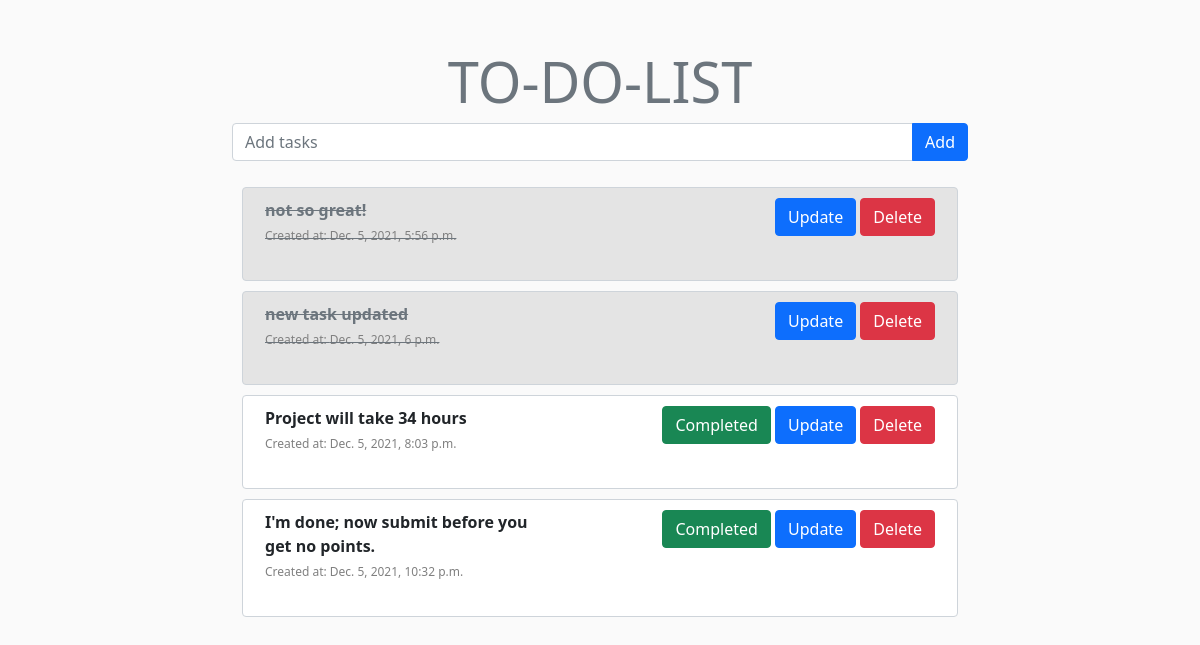
The page / on the database its author committed.
### todo/models.py (models this page shows, shortened)
class Todo(models.Model):
    text = models.CharField(max_length=200)
    completed = models.BooleanField(default=False)
    updated_at = models.DateTimeField(auto_now=True)
    created_at = models.DateTimeField(auto_now_add=True)

### todo/views.py (the view)
# urls.py: path('', include('todo.urls'))
def todo(request):
    todos = Todo.objects.all()
    context = {"todos": todos}
    return render(request, 'todostuff/index.html', context)

### templates/todostuff/index.html (shortened to what this page needs)
{% extends "todostuff/base.html" %}
{% load static %}
{% block content %}
    <div class="container my-5">
        <div class="row justify-content-center align-items-center text-center">
            <h3 class="display-4 text-secondary">TO-DO-LIST</h3>
            <div class="col-md-12 col-lg-8">
                <form action="{% url 'add_todo' %}" method="POST">
                    <div class="input-group mb-3">
                        <input type="text" class="form-control" placeholder="Add tasks" name="todo_text">
                        <button class="btn btn-primary" type="submit">Add</button>
                    </div>
                </form>
            </div>
            <div class="col-md-12 col-lg-8">
                {% for todo in todos %}
                    {% if todo.completed %}
                        <div class="row todo-item completed">
                            <div class="col-sm-12 col-md-5 text-start mb-4 text text-muted">
                                <p class="m-0"><strong>{{ todo.text }}</strong></p>
                                <small style="font-size: .75rem; color: gray;">Created at: {{ todo.created_at }}</small>
                            </div>
                            <div class="col-sm-12 col-md-7 text-start text-md-end text-sm-start">
                                <a href="{% url 'update_product' todo.id %}" class="btn btn-primary">Update</a>
                                <a href="{% url 'delete' todo.id %}" class="btn btn-danger">Delete</a>
                            </div>
                        </div>
                    {% else %}
                        <div class="row todo-item not-completed">
                            <div class="col-sm-12 col-md-5 text-start mb-4 text">
                                <p class="m-0"><strong>{{ todo.text }}</strong></p>
                                <small style="font-size: .75rem; color: gray;">Created at: {{ todo.created_at }}</small>
                            </div>
                            <div class="col-sm-12 col-md-7 text-start text-md-end text-sm-start">
                                <form action="{% url 'complete' todo.id %}" method="POST" class="d-inline">
                                    <button type="submit" class="btn btn-success">Completed</button>
                                </form>
                                <a href="{% url 'update_product' todo.id %}" class="btn btn-primary">Update</a>
                                <a href="{% url 'delete' todo.id %}" class="btn btn-danger">Delete</a>
                            </div>
                        </div>
                    {% endif %}
                {% endfor %}
            </div>
        </div>
    </div>
{% endblock content %}

### templates/todostuff/base.html (shortened to what this page needs)
{% load static %}
<!DOCTYPE html>
<html lang="en">
<head>
    <link href="https://cdn.jsdelivr.net/npm/bootstrap@5.0.2/dist/css/bootstrap.min.css" rel="stylesheet">
    <link rel="stylesheet" href="https://cdnjs.cloudflare.com/ajax/libs/font-awesome/5.15.1/css/all.min.css">
    <link rel="stylesheet" href="{% static 'css/styles.css' %}">
</head>
<body>
    {% block content %}
    {% endblock content %}
</body>
</html>

### static/css/styles.css (style rules this page uses)
body { background-color: #fafafa; }
.todo-item { border: 1px solid #ced4da; border-radius: 0.25rem; background-color: #fff; margin: 10px; padding: 10px; }
.completed { background-color: #8080802e; }
.completed .text { text-decoration: line-through; }
.not-completed { background-color: #fff; }

### rows shown on the page
Todo: text "not so great!", created_at "Dec. 5, 2021, 5:56 p.m."
Todo: text "new task updated", created_at "Dec. 5, 2021, 6 p.m."
Todo: text "Project will take 34 hours", created_at "Dec. 5, 2021, 8:03 p.m."
Todo: text "I'm done; now submit before you get no points.", created_at "Dec. 5, 2021, 10:32 p.m."
